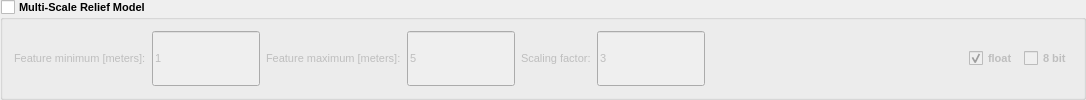
                  <widget class="QGroupBox" name="group_multi_relief">
                   <property name="enabled">
                    <bool>true</bool>
                   </property>
                   <property name="sizePolicy">
                    <sizepolicy hsizetype="Preferred" vsizetype="Preferred">
                     <horstretch>0</horstretch>
                     <verstretch>0</verstretch>
                    </sizepolicy>
                   </property>
                   <property name="font">
                    <font>
                     <pointsize>8</pointsize>
                     <weight>75</weight>
                     <bold>true</bold>
                    </font>
                   </property>
                   <property name="accessibleDescription">
                    <string>multi_scale_relief_model</string>
                   </property>
                   <property name="title">
                    <string>Multi-Scale Relief Model</string>
                   </property>
                   <property name="checkable">
                    <bool>true</bool>
                   </property>
                   <property name="checked">
                    <bool>false</bool>
                   </property>
                   <layout class="QHBoxLayout" name="horizontalLayout_28">
                    <item>
                     <layout class="QHBoxLayout" name="horizontalLayout_26">
                      <item>
                       <widget class="QLabel" name="label_2">
                        <property name="font">
                         <font>
                          <pointsize>8</pointsize>
                          <weight>50</weight>
                          <bold>false</bold>
                         </font>
                        </property>
                        <property name="text">
                         <string>Feature minimum [meters]:</string>
                        </property>
                       </widget>
                      </item>
                      <item>
                       <widget class="QLineEdit" name="line_msrm_f_min">
                        <property name="sizePolicy">
                         <sizepolicy hsizetype="Preferred" vsizetype="Preferred">
                          <horstretch>0</horstretch>
                          <verstretch>0</verstretch>
                         </sizepolicy>
                        </property>
                        <property name="font">
                         <font>
                          <pointsize>8</pointsize>
                          <weight>50</weight>
                          <bold>false</bold>
                         </font>
                        </property>
                        <property name="inputMask">
                         <string/>
                        </property>
                        <property name="text">
                         <string>1</string>
                        </property>
                       </widget>
                      </item>
                      <item>
                       <widget class="QLabel" name="label_3">
                        <property name="font">
                         <font>
                          <pointsize>8</pointsize>
                          <weight>50</weight>
                          <bold>false</bold>
                         </font>
                        </property>
                        <property name="text">
                         <string>Feature maximum [meters]:</string>
                        </property>
                       </widget>
                      </item>
                      <item>
                       <widget class="QLineEdit" name="line_msrm_f_max">
                        <property name="sizePolicy">
                         <sizepolicy hsizetype="Preferred" vsizetype="Preferred">
                          <horstretch>0</horstretch>
                          <verstretch>0</verstretch>
                         </sizepolicy>
                        </property>
                        <property name="font">
                         <font>
                          <pointsize>8</pointsize>
                          <weight>50</weight>
                          <bold>false</bold>
                         </font>
                        </property>
                        <property name="inputMask">
                         <string/>
                        </property>
                        <property name="text">
                         <string>5</string>
                        </property>
                        <property name="cursorPosition">
                         <number>1</number>
                        </property>
                       </widget>
                      </item>
                      <item>
                       <widget class="QLabel" name="label_4">
                        <property name="font">
                         <font>
                          <pointsize>8</pointsize>
                          <weight>50</weight>
                          <bold>false</bold>
                         </font>
                        </property>
                        <property name="text">
                         <string>Scaling factor:</string>
                        </property>
                       </widget>
                      </item>
                      <item>
                       <widget class="QLineEdit" name="line_msrm_scale">
                        <property name="sizePolicy">
                         <sizepolicy hsizetype="Preferred" vsizetype="Preferred">
                          <horstretch>0</horstretch>
                          <verstretch>0</verstretch>
                         </sizepolicy>
                        </property>
                        <property name="font">
                         <font>
                          <pointsize>8</pointsize>
                          <weight>50</weight>
                          <bold>false</bold>
                         </font>
                        </property>
                        <property name="inputMask">
                         <string>09</string>
                        </property>
                        <property name="text">
                         <string>3</string>
                        </property>
                        <property name="maxLength">
                         <number>2</number>
                        </property>
                        <property name="cursorPosition">
                         <number>0</number>
                        </property>
                       </widget>
                      </item>
                     </layout>
                    </item>
                    <item>
                     <spacer name="horizontalSpacer_17">
                      <property name="orientation">
                       <enum>Qt::Horizontal</enum>
                      </property>
                      <property name="sizeHint" stdset="0">
                       <size>
                        <width>258</width>
                        <height>20</height>
                       </size>
                      </property>
                     </spacer>
                    </item>
                    <item>
                     <layout class="QHBoxLayout" name="horizontalLayout_27">
                      <item>
                       <widget class="QCheckBox" name="check_msrm_float">
                        <property name="sizePolicy">
                         <sizepolicy hsizetype="Preferred" vsizetype="Preferred">
                          <horstretch>0</horstretch>
                          <verstretch>0</verstretch>
                         </sizepolicy>
                        </property>
                        <property name="font">
                         <font>
                          <pointsize>8</pointsize>
                         </font>
                        </property>
                        <property name="text">
                         <string>float</string>
                        </property>
                        <property name="checked">
                         <bool>true</bool>
                        </property>
                       </widget>
                      </item>
                      <item>
                       <widget class="QCheckBox" name="check_msrm_8bit">
                        <property name="sizePolicy">
                         <sizepolicy hsizetype="Preferred" vsizetype="Preferred">
                          <horstretch>0</horstretch>
                          <verstretch>0</verstretch>
                         </sizepolicy>
                        </property>
                        <property name="font">
                         <font>
                          <pointsize>8</pointsize>
                         </font>
                        </property>
                        <property name="text">
                         <string>8 bit</string>
                        </property>
                       </widget>
                      </item>
                     </layout>
                    </item>
                   </layout>
                  </widget>
